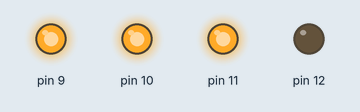
Recording of a sketch running on a simulated Arduino Uno, built with avr-gcc and run on an emulated ATmega328P. Parts: output pins drawn as LEDs (lit = HIGH).

Above: at 0.5 s.
At 1.5 s:
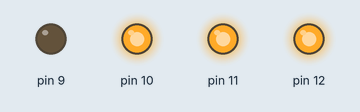
At 2.5 s:
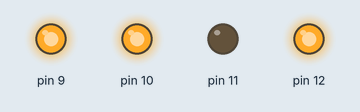
At 3.5 s:
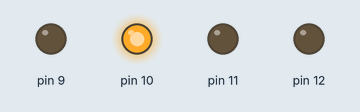
Timing chart, 0 to 4.6 s (numbered marks = the images above):
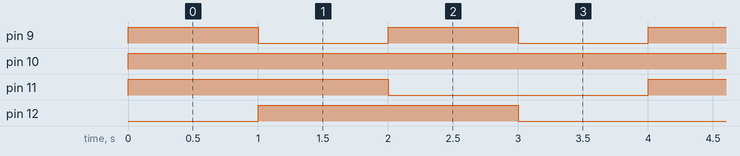

Measured:
- by itself, pin 9: alternates HIGH for 1.0 s and LOW for 1.0 s
- by itself, pin 10: LOW → HIGH at 0.00 s
- by itself, pin 11, pin 12: alternates HIGH for 2.0 s and LOW for 2.0 s

The sketch:

13_RGB_LED.ino
```cpp
void setup()
{
  for(int i=9;i<=12;i++)
  {
      pinMode(i,OUTPUT);
      digitalWrite(i,LOW);
  }
}

void loop()
{
  digitalWrite(9,HIGH);
  digitalWrite(10,HIGH);
  digitalWrite(11,HIGH);
  digitalWrite(12,LOW);
  delay(1000);
  digitalWrite(9,LOW);
  digitalWrite(10,HIGH);
  digitalWrite(11,HIGH);
  digitalWrite(12,HIGH);
  delay(1000);
  digitalWrite(9,HIGH);
  digitalWrite(10,HIGH);
  digitalWrite(11,LOW);
  digitalWrite(12,HIGH);
  delay(1000);
  digitalWrite(9,LOW);
  digitalWrite(10,HIGH);
  digitalWrite(11,LOW);
  digitalWrite(12,LOW);
  delay(1000);
}
```
